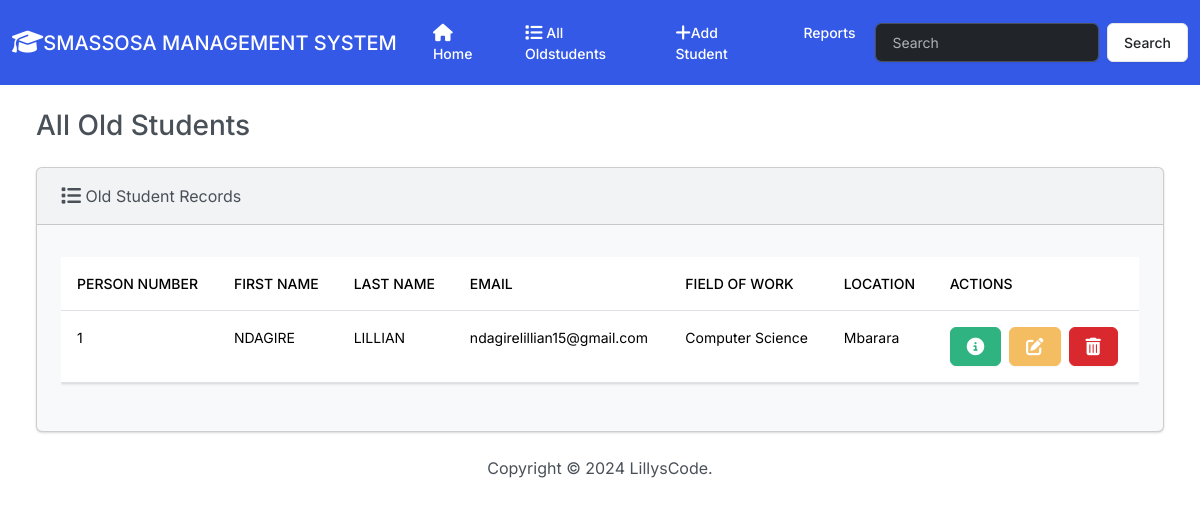
The app's page /, older data.
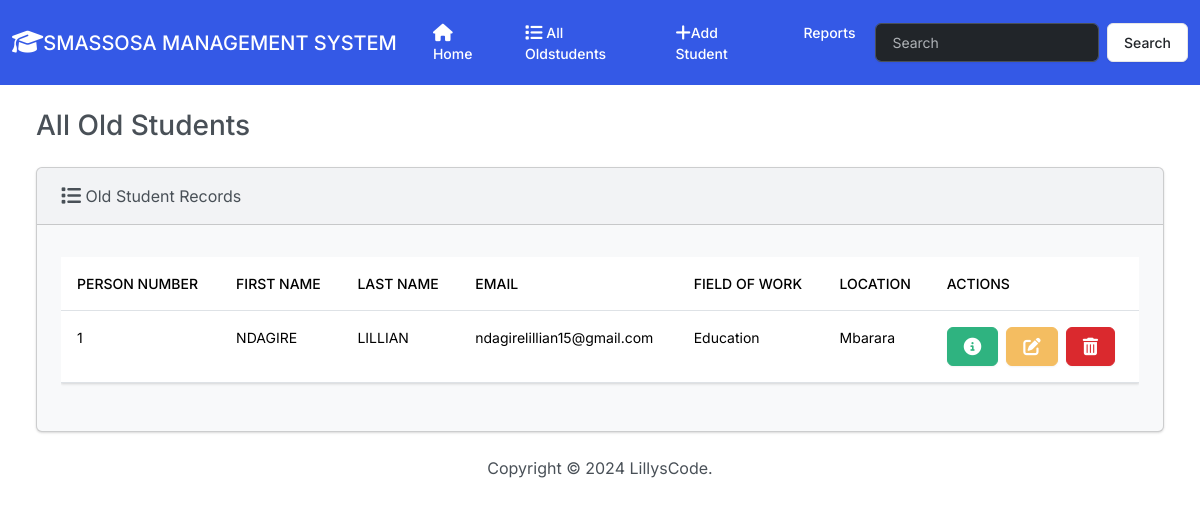
The same page, newer data.
### Oldstudents/models.py (models this page shows, shortened)
class Student(models.Model):
    student_number = models.PositiveBigIntegerField()
    first_name = models.CharField(max_length=50)
    last_name = models.CharField(max_length=50)
    email = models.CharField(max_length=100)
    FIELD_OF_WORK_CHOICES = [
        ('Business', 'Business'),
        ('Education', 'Education'),
        ('Industrialization', 'Industrialization'),
        ('Public Servant', 'Public Servant'),
        ('Lawyers', 'Lawyers'),
        ('Fishing', 'Fishing'),
    ]
    field_of_work = models.CharField(max_length=20, choices=FIELD_OF_WORK_CHOICES)
    location = models.CharField(max_length=50)
    profile_picture = models.ImageField(upload_to='profile_pictures/', null=True, blank=True)
    telephone_number = models.CharField(max_length=15, null=True, blank=True)
    YEAR_CHOICES = [(year, year) for year in range(2000, 2030)]  # Adjust the range as needed
    year_of_entry = models.IntegerField(choices=YEAR_CHOICES)
    year_of_completion = models.IntegerField(choices=YEAR_CHOICES)

### Oldstudents/views.py (the view)
# urls.py: path('', views.index, name='index'),
def index(request):
    return render (request, 'students/index.html', {
        'students': Student.objects.all()
    })

### Oldstudents/templates/students/index.html (shortened to what this page needs)
{% extends "students/base.html" %}
{% block body %}
<h3 class="m-4"> All Old Students</h3>
<div class="row">
    <div class="col-12">
      {% if students %}
      <div class="card bg-light ms-4 me-4 mb-4 ">
        <div class="card-header">
          <i class="fa-solid fa-list fa-lg"></i> Old Student Records
        </div>
        <div class="card-body">
          <p class="card-text">
            <div class="table-responsive">
              <table class="table table-hover">
                <thead>
                  <tr>
                    <th scope="col">Person Number</th>
                    <th scope="col">First Name</th>
                    <th scope="col">Last Name</th>
                    <th scope="col">Email</th>
                    <th scope="col">Field of Work</th>
                    <th scope="col">Location</th>
                    <th scope="col">Actions</th>
                  </tr>
                </thead>
                <tbody>
                  {%  for student in students %}
                  <tr>
                    <td>{{ student.student_number }}</td>
                    <td>{{ student.first_name }}</td>
                    <td>{{ student.last_name }}</td>
                    <td>{{ student.email }}</td>
                    <td>{{ student.field_of_work }}</td>
                    <td>{{ student.location }}</td>
                    <td>
                      <button type="button" class="btn btn-success me-1" href=" {% url  'view_student' student.id %}"
                      data-bs-toggle="modal" data-bs-target="#myModal{{student.id}}">
                      </button>
                  <a class="btn btn-warning me-1" href="{% url 'edit' student.id %}">
                  </a>
                  <button type="button" class="btn btn-danger" data-bs-toggle="modal" data-bs-target="#deleteModal{{student.id}}">
                  </button>
                    </td>
                  </tr>
                {% endfor %}
                </tbody>
              </table>
            </div>
          </p>
        </div>
      </div>
      {% else %}
        <h5 class="alert alert-primary ms-4 me-4">No OldStudent Records</h5>
      {% endif %}
{% endblock %}

Row changes from the older to the newer data that the page shows:
removed Student: student_number "1", first_name "NDAGIRE", last_name "LILLIAN", email "ndagirelillian15@gmail.com", field_of_work "Computer Science", location "Mbarara"
added Student: student_number "1", first_name "NDAGIRE", last_name "LILLIAN", email "ndagirelillian15@gmail.com", field_of_work "Education", location "Mbarara"
